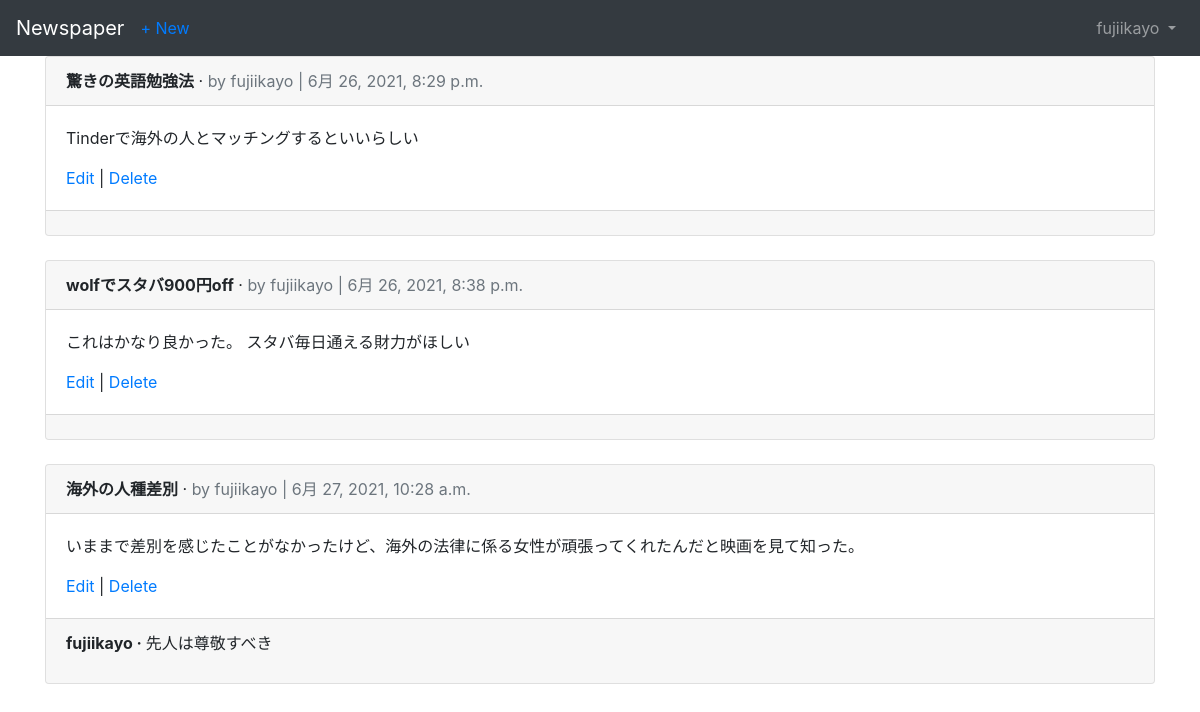
/articles/ (signed in), run on the app's committed database.
### accounts/models.py (models this page shows)
class CustomUser(AbstractUser):
    age = models.PositiveIntegerField(null=True, blank=True)

### articles/models.py (models this page shows, shortened)
class Article(models.Model):
    title = models.CharField(max_length=255)
    body = models.TextField()
    date = models.DateTimeField(auto_now_add=True)
    author = models.ForeignKey(
        get_user_model(),
        on_delete=models.CASCADE,
    )

class Comment(models.Model):
    article = models.ForeignKey(
        Article,
        on_delete=models.CASCADE,
        related_name='comments'
    )
    comment = models.CharField(max_length=140)
    author = models.ForeignKey(
        get_user_model(),
        on_delete=models.CASCADE,
    )
    def __str__(self):
        return self.comment

### articles/views.py (the view)
# urls.py: path('', ArticleListView.as_view(), name='article_list'),
class ArticleListView(LoginRequiredMixin, ListView):
    model = Article
    template_name = 'article_list.html'

### templates/article_list.html (shortened to what this page needs)
{% extends 'base.html' %}
{% block content %}
    {% for article in object_list %}
        <div class="card">
            <div class="card-header">
                <span class="font-weight-bold">{{ article.title }}</span> &middot;
                <span class="text-muted">by {{ article.author }} | {{ article.date }}</span>
            </div>
            <div class="card-body">
                <p>{{ article.body }}</p>
                <a href="{% url 'article_edit' article.pk %}">Edit</a> |
                <a href="{% url 'article_delete' article.pk %}">Delete</a>
            </div>
            <div class="card-footer">
                {% for comment in article.comments.all %}
                    <p>
                        <span class="font-weight-bold">
                            {{ comment.author }} &middot;
                        </span>
                        {{ comment }}
                    </p>
                {% endfor %}
            </div>
        </div>
        <br />
    {% endfor %}
{% endblock content %}

### templates/base.html (shortened to what this page needs)
<!DOCTYPE html>
<html>
<head>
    <link rel="stylesheet" href="https://cdn.jsdelivr.net/npm/bootstrap@4.5.3/dist/css/bootstrap.min.css">
</head>
<body>
    <nav class="navbar navbar-expand-lg navbar-dark bg-dark">
        <a class="navbar-brand" href="{% url 'home' %}">Newspaper</a>
        {% if user.is_authenticated %}
            <ul class="navbar-nav mr-auto">
                <li class="nav-item">
                    <a href="{% url 'article_new' %}">+ New</a>
                </li>
            </ul>
        {% endif %}
        <div class="collapse navbar-collapse" id="navbarSupportedContent">
            {% if user.is_authenticated %}
                <ul class="navbar-nav ml-auto">
                    <li class="nav-item">
                        <a class="nav-link dropdown-toggle" href="#"
                        id="navbarDropdown" role="button" data-toggle="dropdown"
                        aria-haspopup="true" aria-expanded="false">
                            {{ user.username }}
                        </a>
                    </li>
                </ul>
            {% endif %}
        </div>
    </nav>
    <main>
        <div class="container">
            {% block content %}
            {% endblock content %}
        </div>
    </main>
</body>
</html>

### data on the page
CustomUser: username "fujiikayo"
Article: title "驚きの英語勉強法", author "fujiikayo", date "6月 26, 2021, 8:29 p.m.", body "Tinderで海外の人とマッチングするといいらしい"
Article: title "wolfでスタバ900円off", author "fujiikayo", date "6月 26, 2021, 8:38 p.m.", body "これはかなり良かった。 スタバ毎日通える財力がほしい"
Article: title "海外の人種差別", author "fujiikayo", date "6月 27, 2021, 10:28 a.m.", body "いままで差別を感じたことがなかったけど、海外の法律に係る女性が頑張ってくれたんだと映画を見て知った。"
Comment: author "fujiikayo", comment "先人は尊敬すべき"
